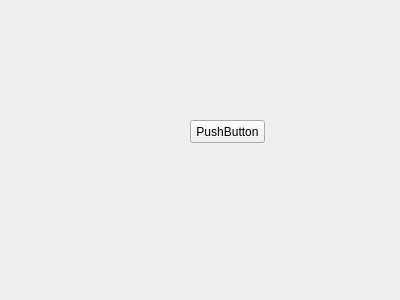
<?xml version="1.0" encoding="UTF-8"?>
<ui version="4.0">
 <class>Form</class>
 <widget class="QWidget" name="Form">
  <property name="geometry">
   <rect>
    <x>0</x>
    <y>0</y>
    <width>400</width>
    <height>300</height>
   </rect>
  </property>
  <property name="windowTitle">
   <string>Form</string>
  </property>
  <widget class="QPushButton" name="pushButton">
   <property name="geometry">
    <rect>
     <x>190</x>
     <y>120</y>
     <width>75</width>
     <height>23</height>
    </rect>
   </property>
   <property name="text">
    <string>PushButton</string>
   </property>
  </widget>
 </widget>
 <resources/>
 <connections/>
</ui>
